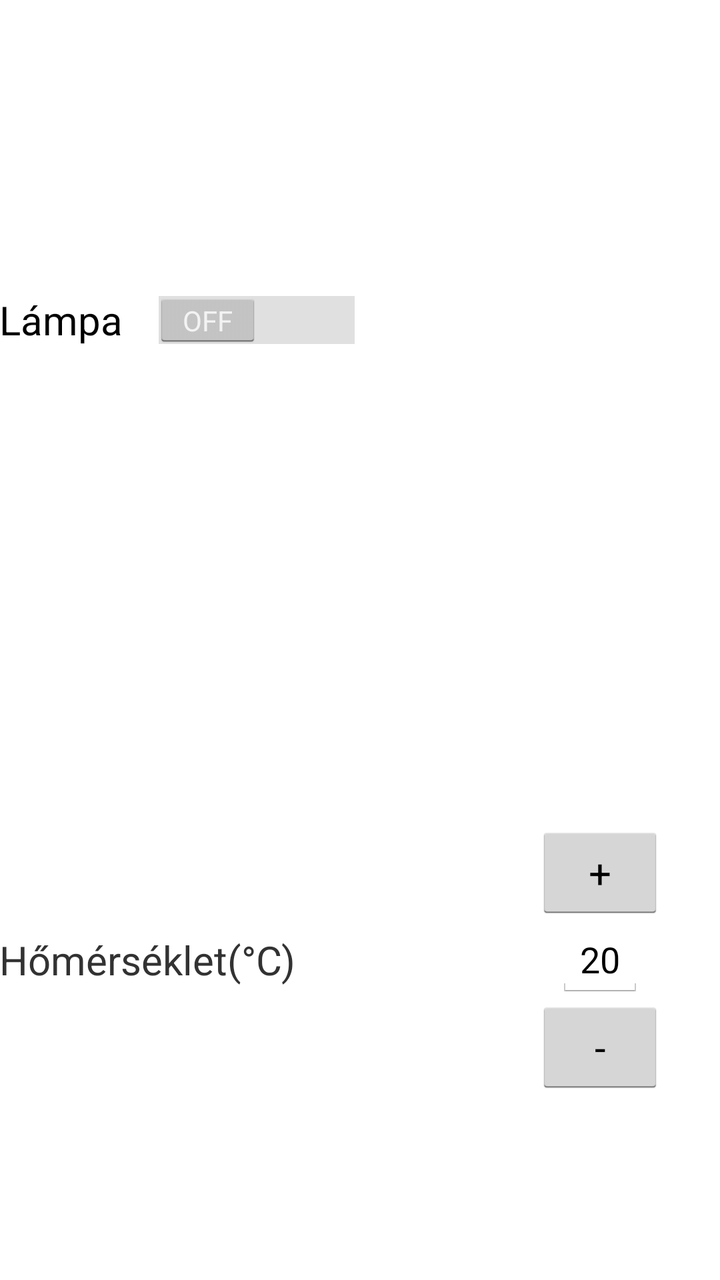
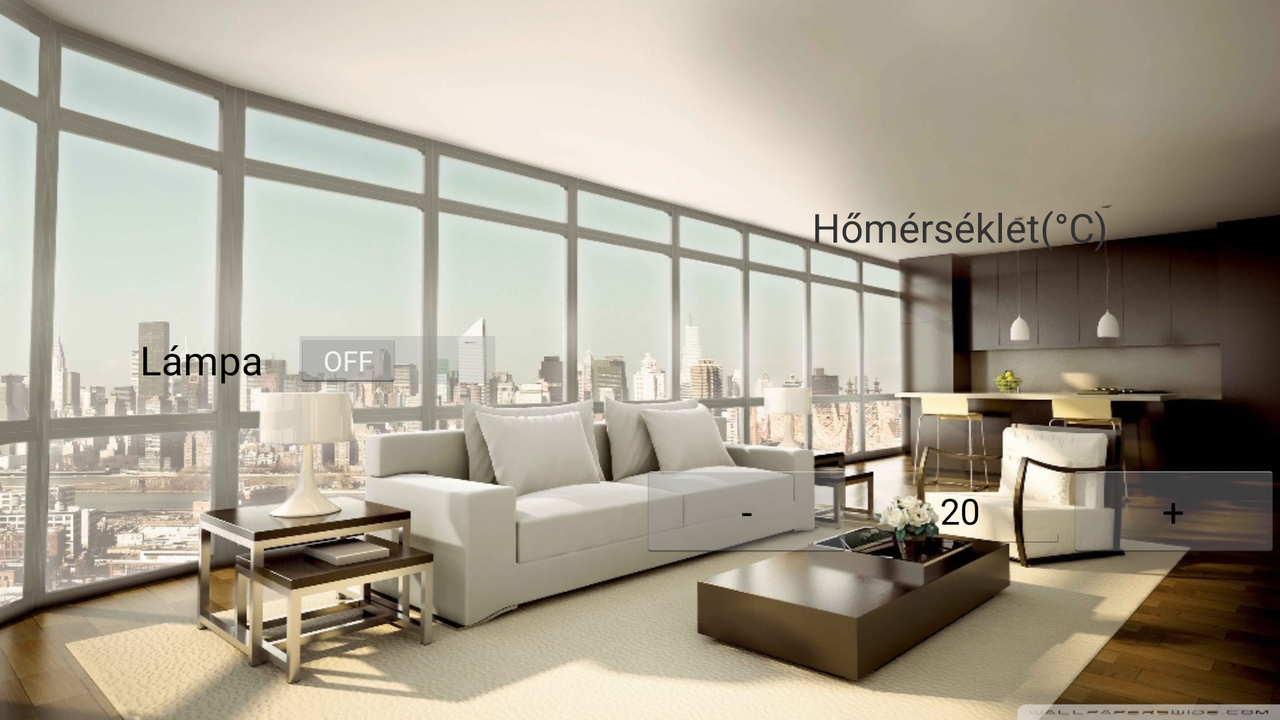

First picture: res/layout/ on a phone held upright. Second picture: the repository's own variant of that layout, on a device whose configuration matches the variant's folder. Source for both follows.
<!-- AndroidManifest.xml: application theme AppTheme -->
<!-- res/layout/activity_nappali.xml -->
<LinearLayout xmlns:android="http://schemas.android.com/apk/res/android"
    xmlns:tools="http://schemas.android.com/tools"
    android:layout_width="match_parent"
    android:layout_height="match_parent"
    android:orientation="vertical"
    android:weightSum="2"
    android:paddingBottom="@dimen/activity_vertical_margin"
    android:paddingLeft="@dimen/activity_horizontal_margin"
    android:paddingRight="@dimen/activity_horizontal_margin"
    android:paddingTop="@dimen/activity_vertical_margin"
    tools:context=".Nappali" >

    <LinearLayout
        android:layout_width="fill_parent"
        android:layout_height="0dip"
        android:layout_weight="1"
        android:gravity="center_vertical" >

        <Switch
            android:id="@+id/nappali"
            style="@style/Kiemelt"
            android:layout_width="wrap_content"
            android:layout_height="wrap_content"
            android:text="@string/lampa" />
    </LinearLayout>

    <LinearLayout
        android:layout_width="fill_parent"
        android:layout_height="0dip"
        android:layout_weight="1"
        android:gravity="left|center"
        android:orientation="horizontal"
        android:weightSum="3" >

        <TextView
            android:id="@+id/textView1"
            style="@style/Kiemelt"
            android:layout_width="0dip"
            android:layout_height="wrap_content"
            android:layout_weight="2"
            android:text="@string/homerseklet" />

        <LinearLayout
            android:layout_width="0dip"
            android:layout_height="wrap_content"
            android:layout_weight="1"
            android:orientation="vertical"
            android:gravity="center"
            android:weightSum="3" >

            <Button
                android:id="@+id/plusz"
                style="@style/Kiemelt"
                android:layout_width="wrap_content"
                android:layout_height="0dip"
                android:layout_weight="1"
                android:gravity="center"
                android:text="+" />

            <EditText
                android:id="@+id/nappali_homerseklet"
                android:layout_width="wrap_content"
                android:layout_height="0dip"
                android:layout_weight="1"
                android:text="20" />

            <Button
                android:id="@+id/minusz"
                style="@style/Kiemelt"
                android:layout_width="wrap_content"
                android:layout_height="0dip"
                android:layout_weight="1"
                android:gravity="center"
                android:text="-" />
        </LinearLayout>
    </LinearLayout>

</LinearLayout>
<!-- resources referenced by this layout -->
<resources>
  <string name="homerseklet">Hőmérséklet(°C)</string>
  <string name="lampa">Lámpa</string>
  <style name="Kiemelt">
          <item name="android:textSize">20sp</item>
      </style>
  <style name="AppTheme" parent="AppBaseTheme">
          
      </style>
  <!-- from res/values-v14/ -->
  <style name="AppBaseTheme" parent="android:Theme.Holo.Light">
          
      </style>
</resources>
<!-- res/layout-land/activity_nappali.xml (the repository's variant of the layout above) -->
<!-- drawn on the phone turned sideways -->
<LinearLayout xmlns:android="http://schemas.android.com/apk/res/android"
    xmlns:tools="http://schemas.android.com/tools"
    android:layout_width="match_parent"
    android:layout_height="match_parent"
    android:background="@drawable/nappali"
    android:orientation="horizontal"
    android:paddingBottom="@dimen/activity_vertical_margin"
    android:paddingLeft="@dimen/activity_horizontal_margin"
    android:paddingRight="@dimen/activity_horizontal_margin"
    android:paddingTop="@dimen/activity_vertical_margin"
    android:weightSum="2"
    tools:context=".Nappali" >

    <LinearLayout
        android:layout_width="0dip"
        android:layout_height="fill_parent"
        android:layout_weight="1"
        android:gravity="center" >

        <Switch
            android:id="@+id/nappali"
            style="@style/Kiemelt"
            android:layout_width="wrap_content"
            android:layout_height="wrap_content"
            android:layout_gravity="center"
            android:text="@string/lampa" />
    </LinearLayout>

    <LinearLayout
        android:layout_width="0dip"
        android:layout_height="fill_parent"
        android:layout_weight="1"
        android:gravity="bottom"
        android:orientation="vertical"
        android:weightSum="6" >

        <TextView
            android:id="@+id/textView1"
            style="@style/Kiemelt"
            android:layout_width="wrap_content"
            android:layout_height="0dip"
            android:layout_gravity="center"
            android:layout_weight="4"
            android:gravity="center"
            android:text="@string/homerseklet" />

        <LinearLayout
            android:layout_width="fill_parent"
            android:layout_height="0dip"
            android:layout_weight="1"
            android:gravity="center"
            android:orientation="horizontal"
            android:weightSum="3" >

            <Button
                android:id="@+id/minusz"
                style="@style/Kiemelt"
                android:layout_width="0dip"
                android:layout_height="wrap_content"
                android:layout_gravity="center"
                android:layout_weight="1"
                android:gravity="center"
                android:text="-" />

            <EditText
                android:id="@+id/nappali_homerseklet"
                android:layout_width="0dip"
                android:layout_height="wrap_content"
                android:layout_gravity="center"
                android:layout_weight="1"
                android:gravity="center"
                android:text="20" />

            <Button
                android:id="@+id/plusz"
                style="@style/Kiemelt"
                android:layout_width="0dip"
                android:layout_height="wrap_content"
                android:layout_gravity="center"
                android:layout_weight="1"
                android:gravity="center"
                android:text="+" />
        </LinearLayout>

        <TextView
            android:layout_width="fill_parent"
            android:layout_height="wrap_content"
            android:layout_weight="1" />
    </LinearLayout>

</LinearLayout>
<!-- resources referenced by the variant -->
<!-- as the phone turned sideways resolves them -->
<resources>
  <!-- drawable nappali: jpg bitmap (drawable-hdpi, 90514 bytes) -->
  <string name="homerseklet">Hőmérséklet(°C)</string>
  <string name="lampa">Lámpa</string>
  <style name="Kiemelt">
          <item name="android:textSize">20sp</item>
      </style>
  <style name="AppTheme" parent="AppBaseTheme">
          
      </style>
  <!-- from res/values-v14/ -->
  <style name="AppBaseTheme" parent="android:Theme.Holo.Light">
          
      </style>
</resources>
